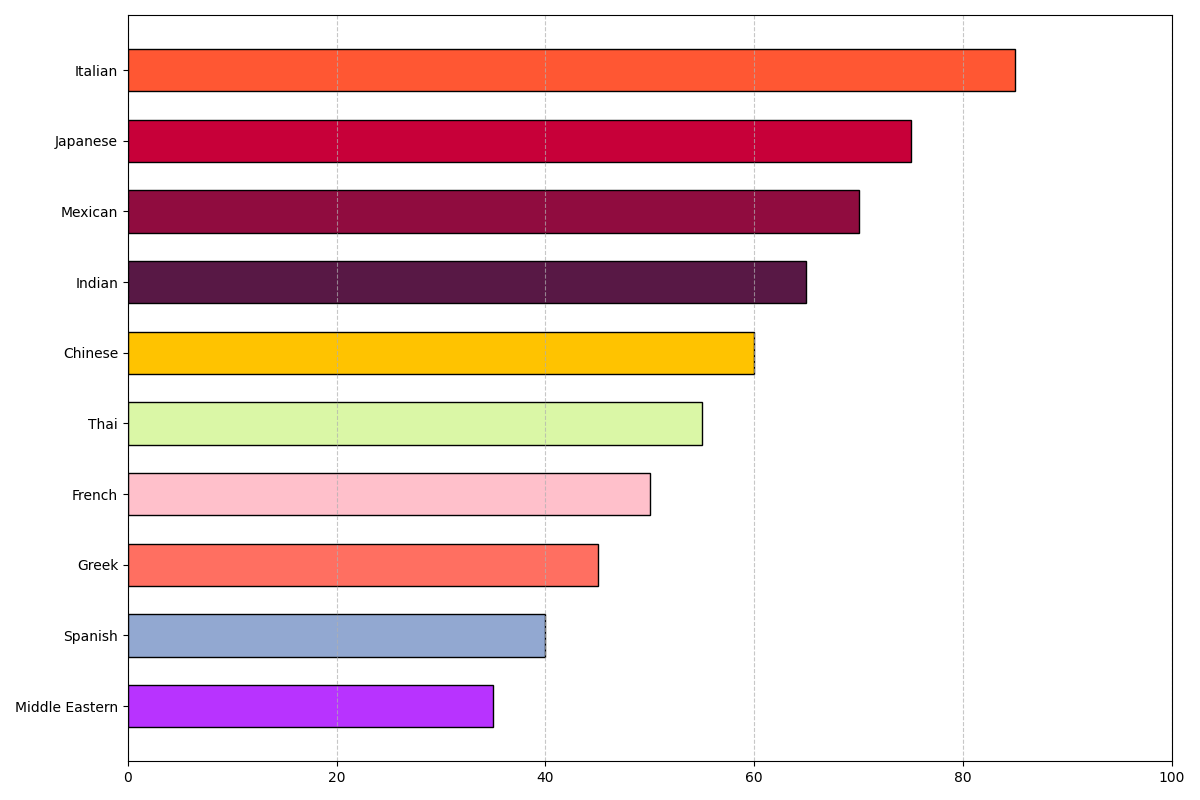

This figure's Python source:
import matplotlib.pyplot as plt
import numpy as np

cuisines = ["Italian", "Japanese", "Mexican", "Indian", "Chinese", "Thai", "French", "Greek", "Spanish", "Middle Eastern"]
popularity_scores = np.array([85, 75, 70, 65, 60, 55, 50, 45, 40, 35])

colors = ['#FF5733', '#C70039', '#900C3F', '#581845', '#FFC300', '#DAF7A6', '#FFC0CB', '#FF6F61', '#92A8D1', '#B833FF']

fig, ax = plt.subplots(figsize=(12, 8))
bars = ax.barh(cuisines, popularity_scores, color=colors, edgecolor='black', height=0.6)

ax.invert_yaxis()
ax.xaxis.grid(True, linestyle='--', alpha=0.7)
ax.set_xlim(0, 100)

plt.tight_layout()
plt.show()
